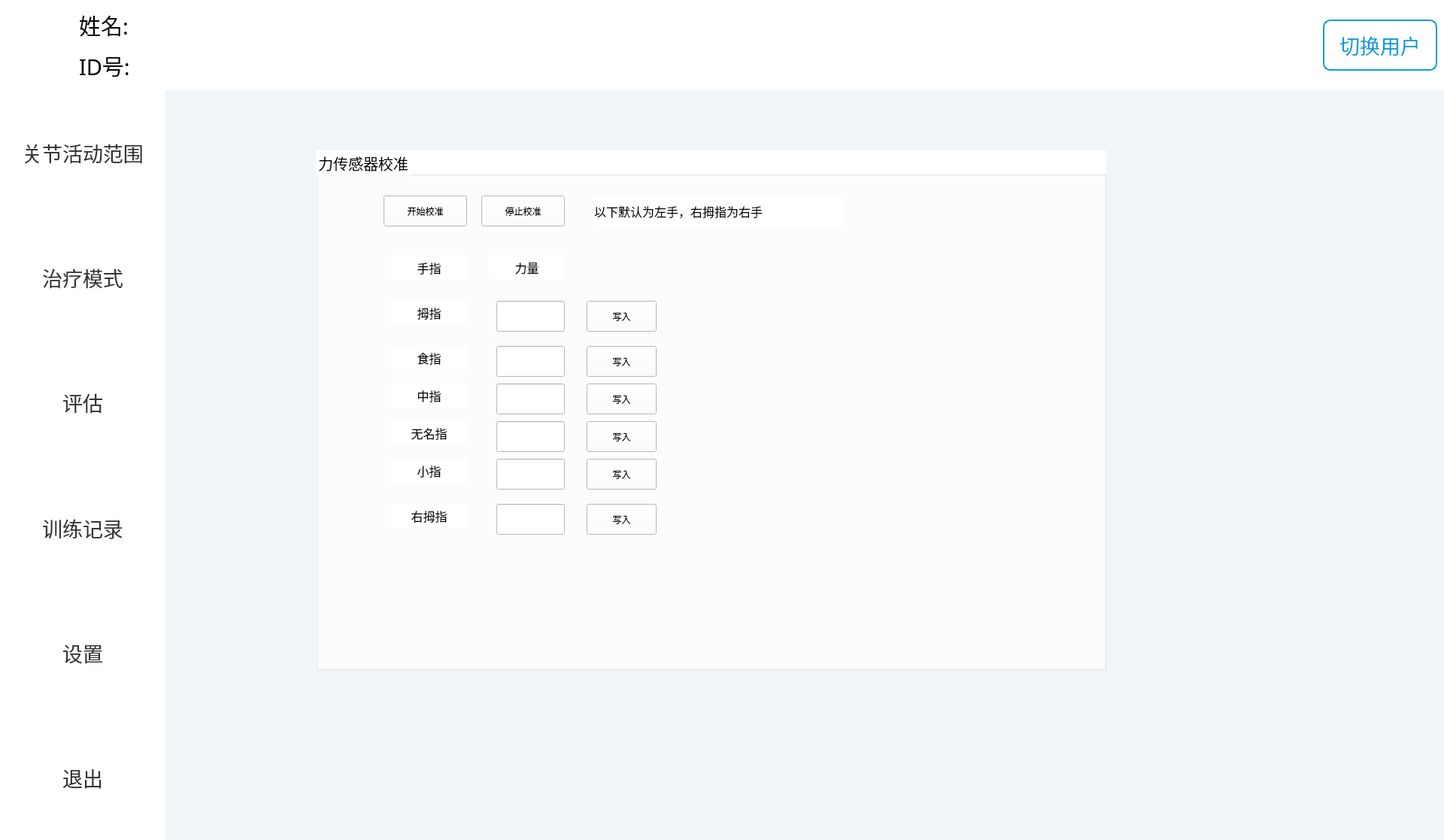
<?xml version="1.0" encoding="UTF-8"?>
<ui version="4.0">
 <class>MainWindow</class>
 <widget class="QMainWindow" name="MainWindow">
  <property name="geometry">
   <rect>
    <x>0</x>
    <y>0</y>
    <width>1920</width>
    <height>1117</height>
   </rect>
  </property>
  <property name="windowTitle">
   <string>MainWindow</string>
  </property>
  <property name="styleSheet">
   <string notr="true"/>
  </property>
  <widget class="QWidget" name="centralwidget">
   <layout class="QGridLayout" name="gridLayout_2">
    <property name="leftMargin">
     <number>0</number>
    </property>
    <property name="topMargin">
     <number>0</number>
    </property>
    <property name="rightMargin">
     <number>0</number>
    </property>
    <property name="bottomMargin">
     <number>0</number>
    </property>
    <property name="verticalSpacing">
     <number>0</number>
    </property>
    <item row="0" column="0">
     <layout class="QVBoxLayout" name="verticalLayout_2">
      <property name="spacing">
       <number>0</number>
      </property>
      <item>
       <widget class="QWidget" name="title_Widget" native="true">
        <property name="minimumSize">
         <size>
          <width>0</width>
          <height>120</height>
         </size>
        </property>
        <property name="styleSheet">
         <string notr="true">background: #FFFFFF;               
</string>
        </property>
        <layout class="QHBoxLayout" name="horizontalLayout_2" stretch="2,15,1">
         <item>
          <layout class="QHBoxLayout" name="horizontalLayout" stretch="1,2">
           <item>
            <widget class="QLabel" name="portrait_Label">
             <property name="minimumSize">
              <size>
               <width>90</width>
               <height>90</height>
              </size>
             </property>
             <property name="styleSheet">
              <string notr="true"/>
             </property>
             <property name="text">
              <string/>
             </property>
            </widget>
           </item>
           <item>
            <layout class="QVBoxLayout" name="verticalLayout">
             <item>
              <widget class="QLabel" name="name_Label">
               <property name="font">
                <font>
                 <family>黑体</family>
                 <pointsize>22</pointsize>
                </font>
               </property>
               <property name="styleSheet">
                <string notr="true"/>
               </property>
               <property name="text">
                <string>姓名:</string>
               </property>
              </widget>
             </item>
             <item>
              <widget class="QLabel" name="ID_Label">
               <property name="font">
                <font>
                 <family>黑体</family>
                 <pointsize>22</pointsize>
                </font>
               </property>
               <property name="styleSheet">
                <string notr="true"/>
               </property>
               <property name="text">
                <string>ID号:</string>
               </property>
              </widget>
             </item>
            </layout>
           </item>
          </layout>
         </item>
         <item>
          <spacer name="horizontalSpacer">
           <property name="orientation">
            <enum>Qt::Horizontal</enum>
           </property>
           <property name="sizeHint" stdset="0">
            <size>
             <width>1565</width>
             <height>20</height>
            </size>
           </property>
          </spacer>
         </item>
         <item>
          <widget class="QPushButton" name="switchUser_Btn">
           <property name="minimumSize">
            <size>
             <width>152</width>
             <height>68</height>
            </size>
           </property>
           <property name="font">
            <font>
             <family>黑体</family>
             <pointsize>20</pointsize>
            </font>
           </property>
           <property name="styleSheet">
            <string notr="true">border-radius: 10px;
border: 2px solid #0D9DDB;
color: #0D9DDB;</string>
           </property>
           <property name="text">
            <string>切换用户</string>
           </property>
          </widget>
         </item>
        </layout>
       </widget>
      </item>
      <item>
       <layout class="QHBoxLayout" name="horizontalLayout_3">
        <item>
         <widget class="QGroupBox" name="groupBox">
          <property name="font">
           <font>
            <family>黑体</family>
            <pointsize>20</pointsize>
           </font>
          </property>
          <property name="styleSheet">
           <string notr="true">background: #FFFFFF;
border:none;
color:#333333;</string>
          </property>
          <property name="title">
           <string/>
          </property>
          <layout class="QGridLayout" name="gridLayout">
           <property name="leftMargin">
            <number>0</number>
           </property>
           <property name="topMargin">
            <number>0</number>
           </property>
           <property name="rightMargin">
            <number>0</number>
           </property>
           <property name="bottomMargin">
            <number>0</number>
           </property>
           <property name="spacing">
            <number>0</number>
           </property>
           <item row="3" column="0">
            <widget class="QPushButton" name="trainingRecord_Btn">
             <property name="sizePolicy">
              <sizepolicy hsizetype="Minimum" vsizetype="Preferred">
               <horstretch>0</horstretch>
               <verstretch>0</verstretch>
              </sizepolicy>
             </property>
             <property name="font">
              <font>
               <family>黑体</family>
               <pointsize>20</pointsize>
              </font>
             </property>
             <property name="text">
              <string>训练记录</string>
             </property>
             <property name="icon">
              <iconset>
               <normaloff>:/new/prefix1/release/source/image/leftButton/history.png</normaloff>
               <activeoff>:/new/prefix1/release/source/image/leftButton/historySelected.png</activeoff>:/new/prefix1/release/source/image/leftButton/history.png</iconset>
             </property>
             <property name="iconSize">
              <size>
               <width>32</width>
               <height>32</height>
              </size>
             </property>
            </widget>
           </item>
           <item row="5" column="0">
            <widget class="QPushButton" name="shutDown_Btn">
             <property name="sizePolicy">
              <sizepolicy hsizetype="Minimum" vsizetype="Preferred">
               <horstretch>0</horstretch>
               <verstretch>0</verstretch>
              </sizepolicy>
             </property>
             <property name="font">
              <font>
               <family>黑体</family>
               <pointsize>20</pointsize>
              </font>
             </property>
             <property name="text">
              <string>退出</string>
             </property>
             <property name="icon">
              <iconset>
               <normaloff>:/new/prefix1/release/source/image/leftButton/quit.png</normaloff>
               <activeoff>:/new/prefix1/release/source/image/leftButton/quitSelected.png</activeoff>:/new/prefix1/release/source/image/leftButton/quit.png</iconset>
             </property>
             <property name="iconSize">
              <size>
               <width>32</width>
               <height>32</height>
              </size>
             </property>
            </widget>
           </item>
           <item row="1" column="0">
            <widget class="QPushButton" name="treatMode_Btn">
             <property name="sizePolicy">
              <sizepolicy hsizetype="Minimum" vsizetype="Preferred">
               <horstretch>0</horstretch>
               <verstretch>0</verstretch>
              </sizepolicy>
             </property>
             <property name="font">
              <font>
               <family>黑体</family>
               <pointsize>20</pointsize>
              </font>
             </property>
             <property name="styleSheet">
              <string notr="true"/>
             </property>
             <property name="text">
              <string>治疗模式</string>
             </property>
             <property name="icon">
              <iconset>
               <normaloff>:/new/prefix1/release/source/image/leftButton/quickIn.png</normaloff>
               <activeoff>:/new/prefix1/release/source/image/leftButton/quickInSelected.png</activeoff>
               <selectedon>:/new/prefix1/release/source/image/leftButton/quickInSelected.png</selectedon>:/new/prefix1/release/source/image/leftButton/quickIn.png</iconset>
             </property>
             <property name="iconSize">
              <size>
               <width>32</width>
               <height>32</height>
              </size>
             </property>
            </widget>
           </item>
           <item row="4" column="0">
            <widget class="QPushButton" name="setting_Btn">
             <property name="sizePolicy">
              <sizepolicy hsizetype="Minimum" vsizetype="Preferred">
               <horstretch>0</horstretch>
               <verstretch>0</verstretch>
              </sizepolicy>
             </property>
             <property name="font">
              <font>
               <family>黑体</family>
               <pointsize>20</pointsize>
              </font>
             </property>
             <property name="text">
              <string>设置</string>
             </property>
             <property name="icon">
              <iconset>
               <normaloff>:/new/prefix1/release/source/image/leftButton/setup.png</normaloff>
               <activeoff>:/new/prefix1/release/source/image/leftButton/setupSelected.png</activeoff>:/new/prefix1/release/source/image/leftButton/setup.png</iconset>
             </property>
             <property name="iconSize">
              <size>
               <width>32</width>
               <height>32</height>
              </size>
             </property>
            </widget>
           </item>
           <item row="2" column="0">
            <widget class="QPushButton" name="evaluation_Btn">
             <property name="sizePolicy">
              <sizepolicy hsizetype="Minimum" vsizetype="Preferred">
               <horstretch>0</horstretch>
               <verstretch>0</verstretch>
              </sizepolicy>
             </property>
             <property name="font">
              <font>
               <family>黑体</family>
               <pointsize>20</pointsize>
              </font>
             </property>
             <property name="text">
              <string>评估</string>
             </property>
             <property name="icon">
              <iconset>
               <normaloff>:/new/prefix1/release/source/image/leftButton/recipe.png</normaloff>
               <activeoff>:/new/prefix1/release/source/image/leftButton/recipeSelected.png</activeoff>:/new/prefix1/release/source/image/leftButton/recipe.png</iconset>
             </property>
             <property name="iconSize">
              <size>
               <width>32</width>
               <height>32</height>
              </size>
             </property>
            </widget>
           </item>
           <item row="0" column="0">
            <widget class="QPushButton" name="jointScope_Btn">
             <property name="sizePolicy">
              <sizepolicy hsizetype="Minimum" vsizetype="Preferred">
               <horstretch>0</horstretch>
               <verstretch>0</verstretch>
              </sizepolicy>
             </property>
             <property name="minimumSize">
              <size>
               <width>220</width>
               <height>118</height>
              </size>
             </property>
             <property name="font">
              <font>
               <family>黑体</family>
               <pointsize>20</pointsize>
              </font>
             </property>
             <property name="styleSheet">
              <string notr="true"/>
             </property>
             <property name="text">
              <string>关节活动范围</string>
             </property>
             <property name="icon">
              <iconset>
               <normaloff>:/new/prefix1/release/source/image/leftButton/training.png</normaloff>
               <normalon>:/new/prefix1/release/source/image/leftButton/trainingSelected.png</normalon>
               <disabledoff>:/new/prefix1/release/source/image/leftButton/trainingSelected.png</disabledoff>
               <disabledon>:/new/prefix1/release/source/image/leftButton/setup.png</disabledon>
               <activeoff>:/new/prefix1/release/source/image/leftButton/trainingSelected.png</activeoff>
               <selectedon>:/new/prefix1/release/source/image/leftButton/trainingSelected.png</selectedon>:/new/prefix1/release/source/image/leftButton/training.png</iconset>
             </property>
             <property name="iconSize">
              <size>
               <width>32</width>
               <height>32</height>
              </size>
             </property>
            </widget>
           </item>
          </layout>
         </widget>
        </item>
        <item>
         <widget class="QStackedWidget" name="stackedWidget">
          <property name="styleSheet">
           <string notr="true">#stackedWidget{background: #F1F5F9;}
/*background-color: rgb(255, 170, 0);*/</string>
          </property>
          <property name="currentIndex">
           <number>13</number>
          </property>
          <widget class="JointMotionScope" name="JointMotionScope_Page"/>
          <widget class="TreatModeManager" name="TreatMode_Page"/>
          <widget class="PassiveTraining" name="PassiveTraining_Page"/>
          <widget class="BoostTraining" name="BoostTraining_Page"/>
          <widget class="ActiveTraining" name="ActiveTraining_Page"/>
          <widget class="MemoryTraining" name="MemoryTraining_Page"/>
          <widget class="TrainingGame" name="TrainingGame_Page"/>
          <widget class="EvaluationManager" name="Evaluation_Page"/>
          <widget class="StrengthEvaluation" name="StrengthEvaluation_Page"/>
          <widget class="StrengthEvaluationResult" name="StrengthEvaluationResult_Page"/>
          <widget class="MotionScopeEvaluation" name="MotionScopeEvaluation_Page"/>
          <widget class="MotionScopeEvaluationResult" name="MotionScopeEvaluationResult_Page"/>
          <widget class="TrainingHistory" name="TrainingRecord_Page"/>
          <widget class="QWidget" name="setting_Page">
           <widget class="QGroupBox" name="groupBox_2">
            <property name="geometry">
             <rect>
              <x>200</x>
              <y>80</y>
              <width>1051</width>
              <height>691</height>
             </rect>
            </property>
            <property name="font">
             <font>
              <family>黑体</family>
              <pointsize>15</pointsize>
             </font>
            </property>
            <property name="styleSheet">
             <string notr="true">background:white;</string>
            </property>
            <property name="title">
             <string>力传感器校准</string>
            </property>
            <widget class="QPushButton" name="startCheck_Btn">
             <property name="geometry">
              <rect>
               <x>90</x>
               <y>60</y>
               <width>111</width>
               <height>41</height>
              </rect>
             </property>
             <property name="text">
              <string>开始校准</string>
             </property>
            </widget>
            <widget class="QPushButton" name="stopCheck_Btn">
             <property name="geometry">
              <rect>
               <x>220</x>
               <y>60</y>
               <width>111</width>
               <height>41</height>
              </rect>
             </property>
             <property name="text">
              <string>停止校准</string>
             </property>
            </widget>
            <widget class="QLabel" name="label">
             <property name="geometry">
              <rect>
               <x>100</x>
               <y>200</y>
               <width>101</width>
               <height>31</height>
              </rect>
             </property>
             <property name="font">
              <font>
               <family>黑体</family>
               <pointsize>12</pointsize>
              </font>
             </property>
             <property name="text">
              <string>拇指</string>
             </property>
             <property name="alignment">
              <set>Qt::AlignCenter</set>
             </property>
            </widget>
            <widget class="QLabel" name="label_2">
             <property name="geometry">
              <rect>
               <x>100</x>
               <y>470</y>
               <width>101</width>
               <height>31</height>
              </rect>
             </property>
             <property name="font">
              <font>
               <family>黑体</family>
               <pointsize>12</pointsize>
              </font>
             </property>
             <property name="text">
              <string>右拇指</string>
             </property>
             <property name="alignment">
              <set>Qt::AlignCenter</set>
             </property>
            </widget>
            <widget class="QLabel" name="label_3">
             <property name="geometry">
              <rect>
               <x>100</x>
               <y>140</y>
               <width>101</width>
               <height>31</height>
              </rect>
             </property>
             <property name="font">
              <font>
               <family>黑体</family>
               <pointsize>12</pointsize>
              </font>
             </property>
             <property name="text">
              <string>手指</string>
             </property>
             <property name="alignment">
              <set>Qt::AlignCenter</set>
             </property>
            </widget>
            <widget class="QLabel" name="label_4">
             <property name="geometry">
              <rect>
               <x>230</x>
               <y>140</y>
               <width>101</width>
               <height>31</height>
              </rect>
             </property>
             <property name="font">
              <font>
               <family>黑体</family>
               <pointsize>12</pointsize>
              </font>
             </property>
             <property name="text">
              <string>力量</string>
             </property>
             <property name="alignment">
              <set>Qt::AlignCenter</set>
             </property>
            </widget>
            <widget class="QLineEdit" name="thumb_lineEdit">
             <property name="geometry">
              <rect>
               <x>240</x>
               <y>200</y>
               <width>91</width>
               <height>41</height>
              </rect>
             </property>
             <property name="alignment">
              <set>Qt::AlignCenter</set>
             </property>
            </widget>
            <widget class="QPushButton" name="thumb_Btn">
             <property name="geometry">
              <rect>
               <x>360</x>
               <y>200</y>
               <width>93</width>
               <height>41</height>
              </rect>
             </property>
             <property name="text">
              <string>写入</string>
             </property>
            </widget>
            <widget class="QLineEdit" name="rightThumb_lineEdit">
             <property name="geometry">
              <rect>
               <x>240</x>
               <y>470</y>
               <width>91</width>
               <height>41</height>
              </rect>
             </property>
             <property name="alignment">
              <set>Qt::AlignCenter</set>
             </property>
            </widget>
            <widget class="QPushButton" name="rightThumb_Btn">
             <property name="geometry">
              <rect>
               <x>360</x>
               <y>470</y>
               <width>93</width>
               <height>41</height>
              </rect>
             </property>
             <property name="text">
              <string>写入</string>
             </property>
            </widget>
            <widget class="QPushButton" name="forefinger_Btn">
             <property name="geometry">
              <rect>
               <x>360</x>
               <y>260</y>
               <width>93</width>
               <height>41</height>
              </rect>
             </property>
             <property name="text">
              <string>写入</string>
             </property>
            </widget>
            <widget class="QLineEdit" name="midd_lineEdit">
             <property name="geometry">
              <rect>
               <x>240</x>
               <y>310</y>
               <width>91</width>
               <height>41</height>
              </rect>
             </property>
             <property name="alignment">
              <set>Qt::AlignCenter</set>
             </property>
            </widget>
            <widget class="QLineEdit" name="forefinger_lineEdit">
             <property name="geometry">
              <rect>
               <x>240</x>
               <y>260</y>
               <width>91</width>
               <height>41</height>
              </rect>
             </property>
             <property name="alignment">
              <set>Qt::AlignCenter</set>
             </property>
            </widget>
            <widget class="QLabel" name="label_5">
             <property name="geometry">
              <rect>
               <x>100</x>
               <y>260</y>
               <width>101</width>
               <height>31</height>
              </rect>
             </property>
             <property name="font">
              <font>
               <family>黑体</family>
               <pointsize>12</pointsize>
              </font>
             </property>
             <property name="text">
              <string>食指</string>
             </property>
             <property name="alignment">
              <set>Qt::AlignCenter</set>
             </property>
            </widget>
            <widget class="QPushButton" name="midd_Btn">
             <property name="geometry">
              <rect>
               <x>360</x>
               <y>310</y>
               <width>93</width>
               <height>41</height>
              </rect>
             </property>
             <property name="text">
              <string>写入</string>
             </property>
            </widget>
            <widget class="QLabel" name="label_6">
             <property name="geometry">
              <rect>
               <x>100</x>
               <y>310</y>
               <width>101</width>
               <height>31</height>
              </rect>
             </property>
             <property name="font">
              <font>
               <family>黑体</family>
               <pointsize>12</pointsize>
              </font>
             </property>
             <property name="text">
              <string>中指</string>
             </property>
             <property name="alignment">
              <set>Qt::AlignCenter</set>
             </property>
            </widget>
            <widget class="QPushButton" name="ringfinger_Btn">
             <property name="geometry">
              <rect>
               <x>360</x>
               <y>360</y>
               <width>93</width>
               <height>41</height>
              </rect>
             </property>
             <property name="text">
              <string>写入</string>
             </property>
            </widget>
            <widget class="QLineEdit" name="ringfinger_lineEdit">
             <property name="geometry">
              <rect>
               <x>240</x>
               <y>360</y>
               <width>91</width>
               <height>41</height>
              </rect>
             </property>
             <property name="alignment">
              <set>Qt::AlignCenter</set>
             </property>
            </widget>
            <widget class="QLabel" name="label_7">
             <property name="geometry">
              <rect>
               <x>100</x>
               <y>410</y>
               <width>101</width>
               <height>31</height>
              </rect>
             </property>
             <property name="font">
              <font>
               <family>黑体</family>
               <pointsize>12</pointsize>
              </font>
             </property>
             <property name="text">
              <string>小指</string>
             </property>
             <property name="alignment">
              <set>Qt::AlignCenter</set>
             </property>
            </widget>
            <widget class="QLabel" name="label_8">
             <property name="geometry">
              <rect>
               <x>100</x>
               <y>360</y>
               <width>101</width>
               <height>31</height>
              </rect>
             </property>
             <property name="font">
              <font>
               <family>黑体</family>
               <pointsize>12</pointsize>
              </font>
             </property>
             <property name="text">
              <string>无名指</string>
             </property>
             <property name="alignment">
              <set>Qt::AlignCenter</set>
             </property>
            </widget>
            <widget class="QPushButton" name="little_Btn">
             <property name="geometry">
              <rect>
               <x>360</x>
               <y>410</y>
               <width>93</width>
               <height>41</height>
              </rect>
             </property>
             <property name="text">
              <string>写入</string>
             </property>
            </widget>
            <widget class="QLineEdit" name="little_lineEdit">
             <property name="geometry">
              <rect>
               <x>240</x>
               <y>410</y>
               <width>91</width>
               <height>41</height>
              </rect>
             </property>
             <property name="alignment">
              <set>Qt::AlignCenter</set>
             </property>
            </widget>
            <widget class="QLabel" name="label_9">
             <property name="geometry">
              <rect>
               <x>370</x>
               <y>60</y>
               <width>331</width>
               <height>41</height>
              </rect>
             </property>
             <property name="font">
              <font>
               <family>黑体</family>
               <pointsize>12</pointsize>
              </font>
             </property>
             <property name="text">
              <string>以下默认为左手，右拇指为右手</string>
             </property>
            </widget>
           </widget>
          </widget>
          <widget class="QWidget" name="empty_Page"/>
         </widget>
        </item>
       </layout>
      </item>
     </layout>
    </item>
   </layout>
  </widget>
  <widget class="QMenuBar" name="menubar">
   <property name="geometry">
    <rect>
     <x>0</x>
     <y>0</y>
     <width>1920</width>
     <height>26</height>
    </rect>
   </property>
  </widget>
 </widget>
 <customwidgets>
  <customwidget>
   <class>PassiveTraining</class>
   <extends>QWidget</extends>
   <header>passivetraining.h</header>
   <container>1</container>
  </customwidget>
  <customwidget>
   <class>TreatModeManager</class>
   <extends>QWidget</extends>
   <header>treatmodemanager.h</header>
   <container>1</container>
  </customwidget>
  <customwidget>
   <class>BoostTraining</class>
   <extends>QWidget</extends>
   <header>boosttraining.h</header>
   <container>1</container>
  </customwidget>
  <customwidget>
   <class>ActiveTraining</class>
   <extends>QWidget</extends>
   <header>activetraining.h</header>
   <container>1</container>
  </customwidget>
  <customwidget>
   <class>MemoryTraining</class>
   <extends>QWidget</extends>
   <header>memorytraining.h</header>
   <container>1</container>
  </customwidget>
  <customwidget>
   <class>TrainingGame</class>
   <extends>QWidget</extends>
   <header>traininggame.h</header>
   <container>1</container>
  </customwidget>
  <customwidget>
   <class>EvaluationManager</class>
   <extends>QWidget</extends>
   <header>evaluationmanager.h</header>
   <container>1</container>
  </customwidget>
  <customwidget>
   <class>StrengthEvaluation</class>
   <extends>QWidget</extends>
   <header>strengthevaluation.h</header>
   <container>1</container>
  </customwidget>
  <customwidget>
   <class>StrengthEvaluationResult</class>
   <extends>QWidget</extends>
   <header>strengthevaluationresult.h</header>
   <container>1</container>
  </customwidget>
  <customwidget>
   <class>MotionScopeEvaluation</class>
   <extends>QWidget</extends>
   <header>motionscopeevaluation.h</header>
   <container>1</container>
  </customwidget>
  <customwidget>
   <class>MotionScopeEvaluationResult</class>
   <extends>QWidget</extends>
   <header>motionscopeevaluationresult.h</header>
   <container>1</container>
  </customwidget>
  <customwidget>
   <class>JointMotionScope</class>
   <extends>QWidget</extends>
   <header>jointmotionscope.h</header>
   <container>1</container>
  </customwidget>
  <customwidget>
   <class>TrainingHistory</class>
   <extends>QWidget</extends>
   <header>traininghistory.h</header>
   <container>1</container>
  </customwidget>
 </customwidgets>
 <resources/>
 <connections/>
</ui>
